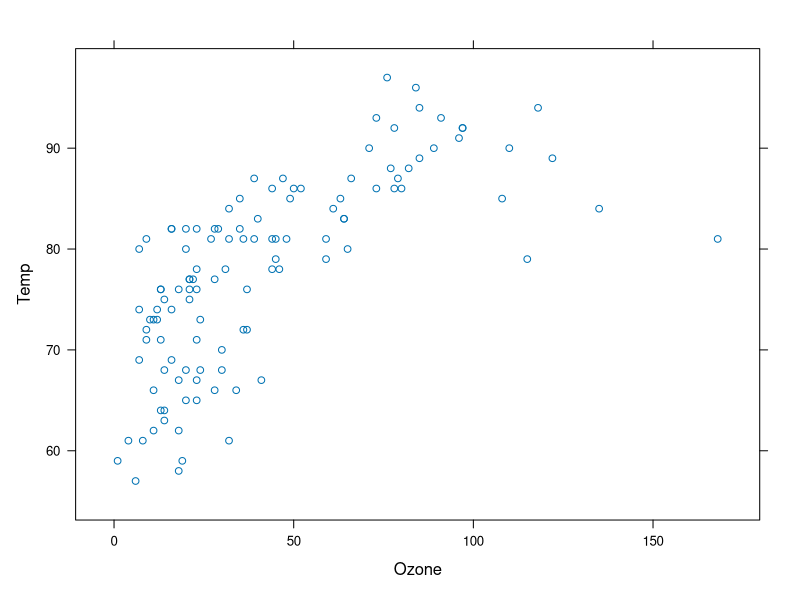
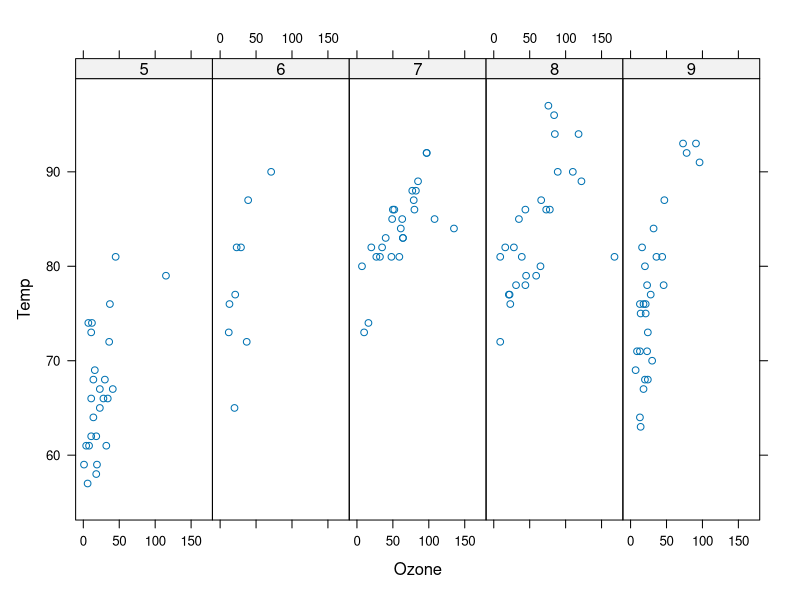
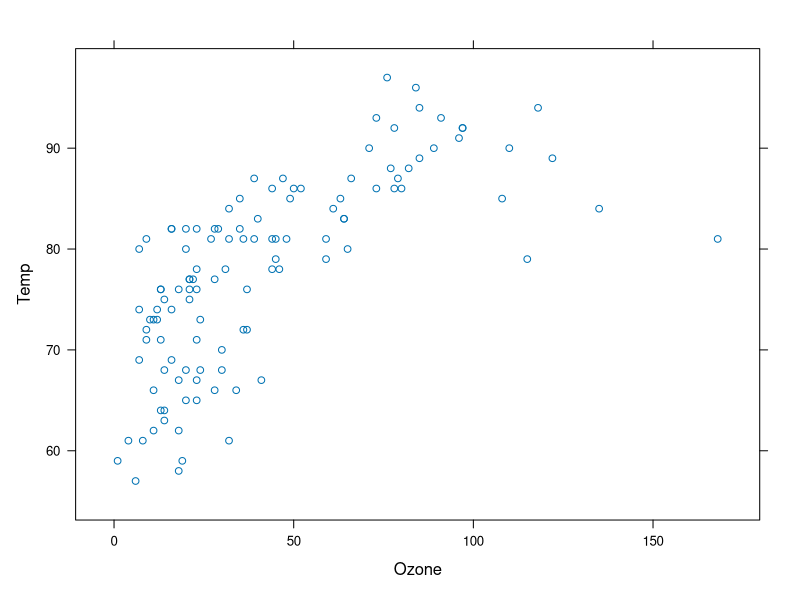
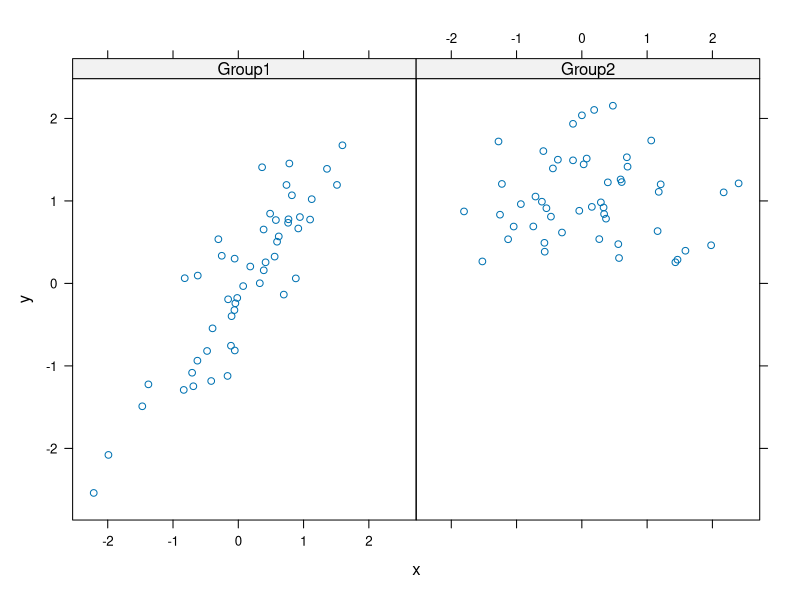
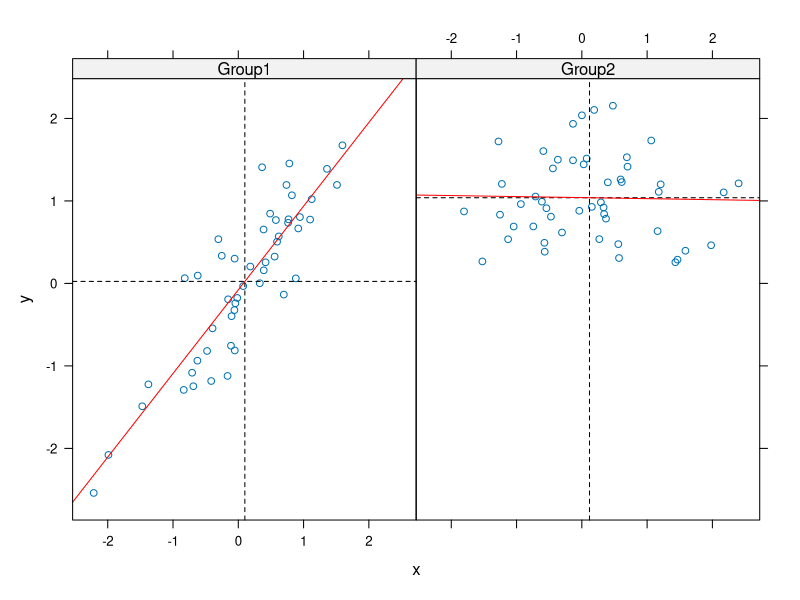

Source code (R) for these figures, in order:
# Lattice Plotting System

# -------------------------------------------------------------------------------------------- #
# 加载lattice package
library(lattice)

# xyplot()
# 查看Temp和Ozone之间的关系
xyplot(Temp ~ Ozone, data = airquality)

# 查看在不同的Month下，Temp和Ozone之间的关系
# 将Month转化分factor分类变量
airquality$Month <- factor(airquality$Month)
# layout, 已知数据集的Month为5个月份，所以所以设置布局为5列1行
xyplot(Temp ~ Ozone | Month, data = airquality, layout = c(5, 1))

# 证明lattice函数会返回一个类对象
# 如果将其存在一个变量中
# 画板不会有图表打印
# 需要手动调用print()打印
# 如果不将其存在一个变量中
# 则会自动调用print()打印图表
q <- xyplot(Temp ~ Ozone, data = airquality)
print(q)

# panel()
# 设置种子点
# 设置种子点的意义在于每次产生的随机数是一样的
# 比如在某个程序中运用到了随机数，并得出了一个结果
# 但是你觉得这个结果和预期的不太一致
# 因此你想找别人帮你检查哪里出现了问题
# 如果没有设置种子点
# 别人无法和你生成一模一样的随机数
# 无法验证你在哪一步出现了错误
set.seed(1)
x <- rnorm(100)
# 0和1各占50个
f <- rep(0:1, each = 50)
y <- x + f - f * x + rnorm(100, sd = 0.5)
f <- factor(f, labels = c("Group1", "Group2"))
xyplot(y ~ x | f, layout = c(2, 1))

 # 自定义面板风格
xyplot(y ~ x | f, panel = function(x, y) {
  # 调用默认的panel.xyplot(x, y)
  panel.xyplot(x, y)
  # 在x轴和y轴的均值处，画一条虚线
  panel.abline(v = mean(x), h = mean(y), lty = 2)
  # 添加拟合x和y的回归线
  panel.lmline(x, y, col = "red")
})


